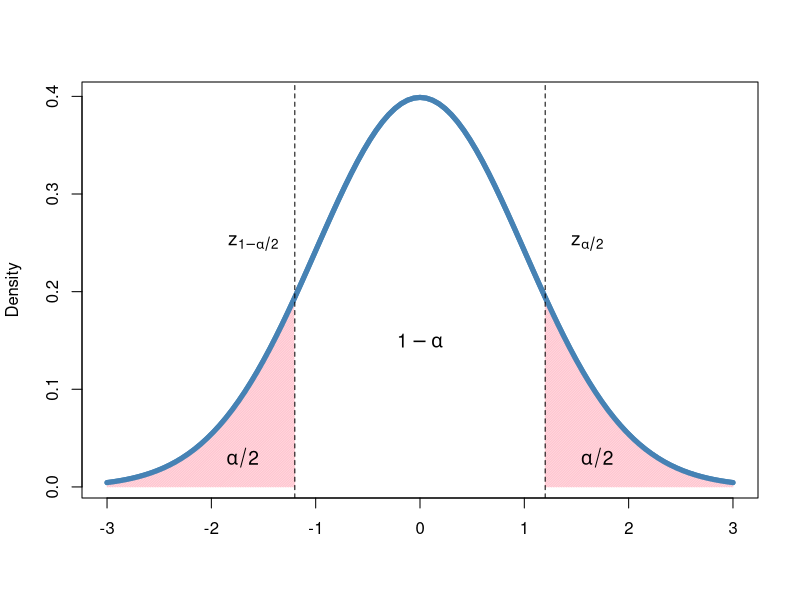
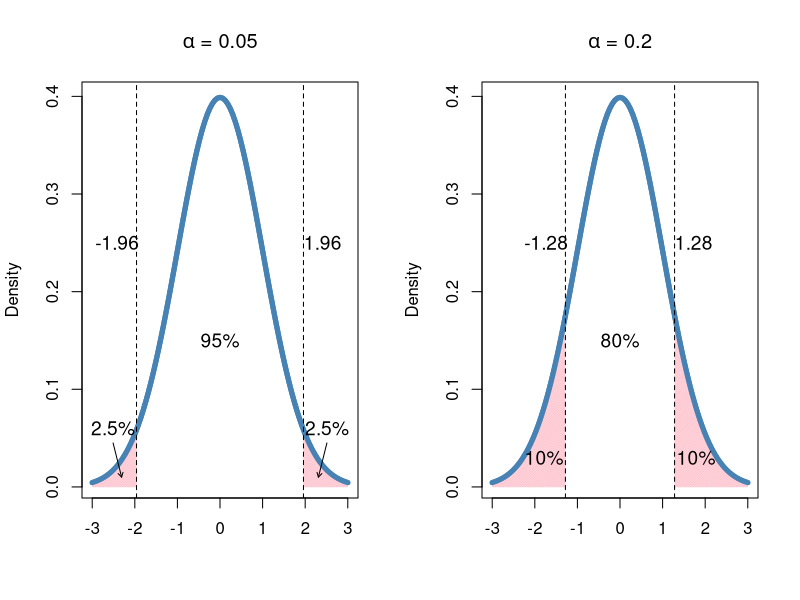

These figures' R source, in order:
## ---- chunk 1
library(markdown)
## ---- chunk 2
curve(dnorm(x, 0, 1), from = -3, to = 3, lwd = 5, col = 'steelblue',
      ylab = 'Density', main = "", xlab = '')
bnd <- 3
x <- seq(-bnd, bnd, 0.01)
y <- dnorm(x)
z <- 1.2

polygon(c(-bnd, x[x > -bnd & x < -z], -z ),
        c(0, y[x > -bnd & x < -z], 0), 
        col = 'pink',angle = 45, density = 85,
        border = FALSE)
polygon(c(z, x[x > z & x < bnd], bnd ),
        c(0, y[x > z & x < bnd], 0), 
        col = 'pink',angle = 45, density = 85,
        border = FALSE)
curve(dnorm(x, 0, 1), from = -3, to = 3, lwd = 5, col = 'steelblue',
      ylab = 'density', main = "Standard Normal", add = TRUE) 

text(c(-1, 1)*(z + 0.5), 0.03, cex = 1.15,
     labels = expression(paste(alpha/2)))
text(0, 0.15, cex = 1.15,
     labels = expression(paste(1 - alpha)))
abline(v = c(-z, z), lty  = 2)
text(z + 0.4, 0.25, cex = 1.15, labels = expression(paste(z[alpha/2])), xpd = T)
text(-z - 0.4, 0.25, cex = 1.15, labels = expression(paste(z[1-alpha/2])), xpd = T)
## ---- chunk 3

par(mfrow = c(1,2))
curve(dnorm(x, 0, 1), from = -3, to = 3, lwd = 5, col = 'steelblue',
      ylab = 'Density', main = expression(paste(alpha, ' = 0.05')), xlab = '')
bnd <- 3
x <- seq(-bnd, bnd, 0.01)
y <- dnorm(x)
z <- qnorm(0.975)

polygon(c(-bnd, x[x > -bnd & x < -z], -z ),
        c(0, y[x > -bnd & x < -z], 0), 
        col = 'pink',angle = 45, density = 85,
        border = FALSE)
polygon(c(z, x[x > z & x < bnd], bnd ),
        c(0, y[x > z & x < bnd], 0), 
        col = 'pink',angle = 45, density = 85,
        border = FALSE)
curve(dnorm(x, 0, 1), from = -3, to = 3, lwd = 5, col = 'steelblue',
      ylab = 'density', main = "Standard Normal", add = TRUE) 

text(c(-1, 1)*(z + 0.55), 0.06, cex = 1.15,
     labels = '2.5%')
arrows(-z - 0.55, 0.045, x1 = -z - 0.35, y1 = 0.01, length = 0.05)
arrows(z + 0.55, 0.045, x1 = z + 0.35, y1 = 0.01, length = 0.05)
text(0, 0.15, cex = 1.15, labels = '95%')
abline(v = c(-z, z), lty  = 2)
text(z + 0.45, 0.25, cex = 1.15, labels = '1.96', xpd = T)
text(-z - 0.45, 0.25, cex = 1.15, labels = '-1.96', xpd = T)

############################################################
curve(dnorm(x, 0, 1), from = -3, to = 3, lwd = 5, col = 'steelblue',
      ylab = 'Density', main = expression(paste(alpha, ' = 0.2')), xlab = '')
bnd <- 3
x <- seq(-bnd, bnd, 0.01)
y <- dnorm(x)
z <- qnorm(0.90)

polygon(c(-bnd, x[x > -bnd & x < -z], -z ),
        c(0, y[x > -bnd & x < -z], 0), 
        col = 'pink',angle = 45, density = 85,
        border = FALSE)
polygon(c(z, x[x > z & x < bnd], bnd ),
        c(0, y[x > z & x < bnd], 0), 
        col = 'pink',angle = 45, density = 85,
        border = FALSE)
curve(dnorm(x, 0, 1), from = -3, to = 3, lwd = 5, col = 'steelblue',
      ylab = 'density', main = "Standard Normal", add = TRUE) 

text(c(-1, 1)*(z + 0.5), 0.03, cex = 1.15,
     labels = '10%')
text(0, 0.15, cex = 1.15, labels = '80%')
abline(v = c(-z, z), lty  = 2)
text(z + 0.45, 0.25, cex = 1.15, labels = '1.28', xpd = T)
text(-z - 0.45, 0.25, cex = 1.15, labels = '-1.28', xpd = T)
## ---- chunk 4
library(kableExtra)
col1 <- c('Correct (1 - $\\alpha$)', 'Incorrect $\\alpha$')
col2 <- c('Incorrect ($\\beta$)', 'Correct (1 - $\\beta$)')

toOutput <- cbind.data.frame(col1, col2)
colnames(toOutput) <- c("$H_0$ true", '$H_0$ false')
rownames(toOutput) <- c('Fail to reject $H_0$', 'Reject $H_0$')

kbl(toOutput) %>%
  kable_paper(full_width = F) %>%
  column_spec(2, width = "4em") %>%
  column_spec(3, width = "6em")|> kable_styling(full_width=FALSE)
## ---- chunk 5
p <- c('0.1', '0.05', '0.025', '0.01', '0.001')
strength <- c('Borderline', 'Moderate', 'Substantial', 'Strong', 'Overwhelming')
toPrint <- cbind.data.frame('p-value'=p, 'Evidence against null' = strength)
knitr::kable(toPrint) |> kable_styling(full_width=FALSE)
